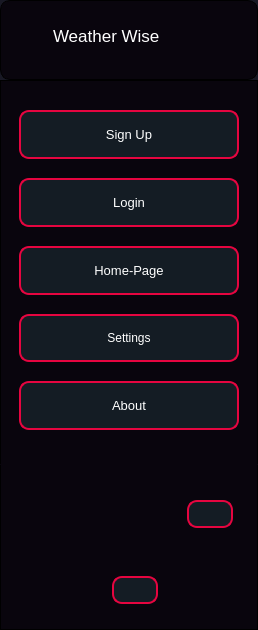
     <widget class="QCustomSlideMenu" name="Menu_Panel" native="true">
      <property name="sizePolicy">
       <sizepolicy hsizetype="Preferred" vsizetype="Expanding">
        <horstretch>0</horstretch>
        <verstretch>0</verstretch>
       </sizepolicy>
      </property>
      <property name="minimumSize">
       <size>
        <width>250</width>
        <height>630</height>
       </size>
      </property>
      <property name="styleSheet">
       <string notr="true">QWidget {
    background-color: #181824  ;

}
</string>
      </property>
      <layout class="QVBoxLayout" name="verticalLayout">
       <property name="spacing">
        <number>0</number>
       </property>
       <property name="leftMargin">
        <number>0</number>
       </property>
       <property name="topMargin">
        <number>0</number>
       </property>
       <property name="rightMargin">
        <number>0</number>
       </property>
       <property name="bottomMargin">
        <number>0</number>
       </property>
       <item alignment="Qt::AlignTop">
        <widget class="QFrame" name="Main_Icon">
         <property name="minimumSize">
          <size>
           <width>0</width>
           <height>80</height>
          </size>
         </property>
         <property name="styleSheet">
          <string notr="true">QFrame {
    background-color: #09050D  ;
	border:1px solid #ececec   ;
}
QLabel{
color:white;
}
#Main_Icon{
border:1px solid black;
border-radius:10px;
}
</string>
         </property>
         <property name="frameShape">
          <enum>QFrame::StyledPanel</enum>
         </property>
         <property name="frameShadow">
          <enum>QFrame::Raised</enum>
         </property>
         <layout class="QHBoxLayout" name="horizontalLayout_10">
          <property name="leftMargin">
           <number>6</number>
          </property>
          <property name="topMargin">
           <number>0</number>
          </property>
          <item alignment="Qt::AlignVCenter">
           <widget class="QLabel" name="App_icon">
            <property name="minimumSize">
             <size>
              <width>40</width>
              <height>40</height>
             </size>
            </property>
            <property name="maximumSize">
             <size>
              <width>40</width>
              <height>40</height>
             </size>
            </property>
            <property name="styleSheet">
             <string notr="true">QFrame {
    border: 0px solid black;
}
</string>
            </property>
            <property name="text">
             <string />
            </property>
            <property name="pixmap">
             <pixmap resource="../Qss/icons/_icons.qrc">:/icons/Icons/feather/sun.png</pixmap>
            </property>
            <property name="scaledContents">
             <bool>true</bool>
            </property>
           </widget>
          </item>
          <item>
           <widget class="QLabel" name="Name_of_app">
            <property name="font">
             <font>
              <pointsize>13</pointsize>
             </font>
            </property>
            <property name="styleSheet">
             <string notr="true">QFrame {
    border: 0px solid black;
}
</string>
            </property>
            <property name="text">
             <string>Weather Wise</string>
            </property>
           </widget>
          </item>
         </layout>
        </widget>
       </item>
       <item>
        <widget class="QFrame" name="navigation_buttons">
         <property name="sizePolicy">
          <sizepolicy hsizetype="Preferred" vsizetype="Expanding">
           <horstretch>0</horstretch>
           <verstretch>0</verstretch>
          </sizepolicy>
         </property>
         <property name="minimumSize">
          <size>
           <width>100</width>
           <height>0</height>
          </size>
         </property>
         <property name="styleSheet">
          <string notr="true">QFrame {
    background-color: #09050D  ;
border:2px solid #09050D   ;
padding:10px;
}
QPushButton{
	background-color:#141C24;
	border : 2px solid #E60540;
	padding:15px;
	border-radius:10px;
color:white;
}
QPushButton:hover {
    background-color: rgba(230, 5, 64, 0.3);;
}
#navigation_buttons{
border-top:1px solid black;
border-right:1px solid black;
border-left:1px solid black;
}
</string>
         </property>
         <property name="frameShape">
          <enum>QFrame::StyledPanel</enum>
         </property>
         <property name="frameShadow">
          <enum>QFrame::Raised</enum>
         </property>
         <layout class="QVBoxLayout" name="verticalLayout_2">
          <property name="spacing">
           <number>8</number>
          </property>
          <property name="leftMargin">
           <number>8</number>
          </property>
          <property name="topMargin">
           <number>8</number>
          </property>
          <property name="rightMargin">
           <number>8</number>
          </property>
          <property name="bottomMargin">
           <number>8</number>
          </property>
          <item>
           <widget class="QPushButton" name="Sign_Up_btn">
            <property name="font">
             <font>
              <pointsize>10</pointsize>
             </font>
            </property>
            <property name="cursor">
             <cursorShape>PointingHandCursor</cursorShape>
            </property>
            <property name="text">
             <string>Sign Up</string>
            </property>
            <property name="icon">
             <iconset resource="../Qss/icons/_icons.qrc">
              <normaloff>:/icons/Icons/feather/user-plus.png</normaloff>:/icons/Icons/feather/user-plus.png</iconset>
            </property>
           </widget>
          </item>
          <item>
           <widget class="QPushButton" name="Login_In_btn">
            <property name="font">
             <font>
              <pointsize>10</pointsize>
             </font>
            </property>
            <property name="cursor">
             <cursorShape>PointingHandCursor</cursorShape>
            </property>
            <property name="text">
             <string>Login</string>
            </property>
            <property name="icon">
             <iconset resource="../Qss/icons/_icons.qrc">
              <normaloff>:/icons/Icons/feather/user.png</normaloff>:/icons/Icons/feather/user.png</iconset>
            </property>
            <property name="autoDefault">
             <bool>false</bool>
            </property>
           </widget>
          </item>
          <item>
           <widget class="QPushButton" name="Home_page_btn">
            <property name="font">
             <font>
              <pointsize>10</pointsize>
             </font>
            </property>
            <property name="cursor">
             <cursorShape>PointingHandCursor</cursorShape>
            </property>
            <property name="text">
             <string>Home-Page</string>
            </property>
            <property name="icon">
             <iconset resource="../Qss/icons/_icons.qrc">
              <normaloff>:/icons/Icons/feather/sun.png</normaloff>:/icons/Icons/feather/sun.png</iconset>
            </property>
           </widget>
          </item>
          <item>
           <widget class="QPushButton" name="Settings_page_btn">
            <property name="cursor">
             <cursorShape>PointingHandCursor</cursorShape>
            </property>
            <property name="text">
             <string>Settings</string>
            </property>
            <property name="icon">
             <iconset resource="../Qss/icons/_icons.qrc">
              <normaloff>:/icons/Icons/feather/settings.png</normaloff>:/icons/Icons/feather/settings.png</iconset>
            </property>
           </widget>
          </item>
          <item>
           <widget class="QPushButton" name="About_btn">
            <property name="font">
             <font>
              <pointsize>10</pointsize>
             </font>
            </property>
            <property name="cursor">
             <cursorShape>PointingHandCursor</cursorShape>
            </property>
            <property name="text">
             <string>About</string>
            </property>
            <property name="icon">
             <iconset resource="../Qss/icons/_icons.qrc">
              <normaloff>:/icons/Icons/feather/info.png</normaloff>:/icons/Icons/feather/info.png</iconset>
            </property>
           </widget>
          </item>
         </layout>
        </widget>
       </item>
       <item alignment="Qt::AlignBottom">
        <widget class="QFrame" name="Referral_websites">
         <property name="sizePolicy">
          <sizepolicy hsizetype="Preferred" vsizetype="Expanding">
           <horstretch>0</horstretch>
           <verstretch>0</verstretch>
          </sizepolicy>
         </property>
         <property name="styleSheet">
          <string notr="true">QFrame {
    background-color: #09050D  ;
	border:1px solid #09050D   ;
}
#Referral_websites{
border-bottom:1px solid black;
border-right:1px solid black;
border-left:1px solid black;
}
QPushButton{
	background-color:#141C24;
	border:2px solid #E60540;
	padding:5px;
	border-radius:10px;
color:white;
margin:5px;
}
QPushButton:hover {
    background-color: rgba(230, 5, 64, 0.3);
}</string>
         </property>
         <property name="frameShape">
          <enum>QFrame::StyledPanel</enum>
         </property>
         <property name="frameShadow">
          <enum>QFrame::Raised</enum>
         </property>
         <layout class="QVBoxLayout" name="verticalLayout_3">
          <item alignment="Qt::AlignHCenter|Qt::AlignVCenter">
           <widget class="QFrame" name="Github_Referral">
            <property name="frameShape">
             <enum>QFrame::StyledPanel</enum>
            </property>
            <property name="frameShadow">
             <enum>QFrame::Raised</enum>
            </property>
            <layout class="QHBoxLayout" name="horizontalLayout_11">
             <item alignment="Qt::AlignVCenter">
              <widget class="QLabel" name="icon_Github">
               <property name="minimumSize">
                <size>
                 <width>60</width>
                 <height>60</height>
                </size>
               </property>
               <property name="maximumSize">
                <size>
                 <width>60</width>
                 <height>60</height>
                </size>
               </property>
               <property name="font">
                <font>
                 <pointsize>9</pointsize>
                </font>
               </property>
               <property name="styleSheet">
                <string notr="true">QFrame {
    border: 0px solid black;
}
</string>
               </property>
               <property name="text">
                <string />
               </property>
               <property name="pixmap">
                <pixmap resource="../Qss/icons/_icons.qrc">:/images/Images/github-mark-white.png</pixmap>
               </property>
               <property name="scaledContents">
                <bool>true</bool>
               </property>
              </widget>
             </item>
             <item alignment="Qt::AlignVCenter">
              <widget class="QLabel" name="Name_Github">
               <property name="minimumSize">
                <size>
                 <width>90</width>
                 <height>40</height>
                </size>
               </property>
               <property name="maximumSize">
                <size>
                 <width>90</width>
                 <height>40</height>
                </size>
               </property>
               <property name="font">
                <font>
                 <pointsize>8</pointsize>
                </font>
               </property>
               <property name="styleSheet">
                <string notr="true">QFrame {
    border: 0px solid black;
}
</string>
               </property>
               <property name="text">
                <string />
               </property>
               <property name="pixmap">
                <pixmap resource="../Qss/icons/_icons.qrc">:/images/Images/GitHub_Logo_White.png</pixmap>
               </property>
               <property name="scaledContents">
                <bool>true</bool>
               </property>
              </widget>
             </item>
             <item alignment="Qt::AlignHCenter">
              <widget class="QPushButton" name="GitHub_link">
               <property name="cursor">
                <cursorShape>PointingHandCursor</cursorShape>
               </property>
               <property name="text">
                <string />
               </property>
               <property name="icon">
                <iconset resource="../Qss/icons/_icons.qrc">
                 <normaloff>:/icons/Icons/feather/clipboard.png</normaloff>:/icons/Icons/feather/clipboard.png</iconset>
               </property>
              </widget>
             </item>
            </layout>
           </widget>
          </item>
          <item alignment="Qt::AlignHCenter|Qt::AlignVCenter">
           <widget class="QFrame" name="LinkedIn_Referral">
            <property name="frameShape">
             <enum>QFrame::StyledPanel</enum>
            </property>
            <property name="frameShadow">
             <enum>QFrame::Raised</enum>
            </property>
            <layout class="QHBoxLayout" name="horizontalLayout_12">
             <item alignment="Qt::AlignHCenter">
              <widget class="QLabel" name="icon_Linkedin">
               <property name="minimumSize">
                <size>
                 <width>0</width>
                 <height>40</height>
                </size>
               </property>
               <property name="maximumSize">
                <size>
                 <width>140</width>
                 <height>40</height>
                </size>
               </property>
               <property name="styleSheet">
                <string notr="true">QFrame {
    border: 0px solid black;
}
</string>
               </property>
               <property name="text">
                <string />
               </property>
               <property name="pixmap">
                <pixmap resource="../Qss/icons/_icons.qrc">:/images/Images/LinkedIn_2021.svg</pixmap>
               </property>
               <property name="scaledContents">
                <bool>true</bool>
               </property>
              </widget>
             </item>
             <item alignment="Qt::AlignHCenter">
              <widget class="QPushButton" name="LinkedIn_Link">
               <property name="cursor">
                <cursorShape>PointingHandCursor</cursorShape>
               </property>
               <property name="text">
                <string />
               </property>
               <property name="icon">
                <iconset resource="../Qss/icons/_icons.qrc">
                 <normaloff>:/icons/Icons/feather/clipboard.png</normaloff>:/icons/Icons/feather/clipboard.png</iconset>
               </property>
              </widget>
             </item>
            </layout>
           </widget>
          </item>
         </layout>
        </widget>
       </item>
      </layout>
     </widget>
